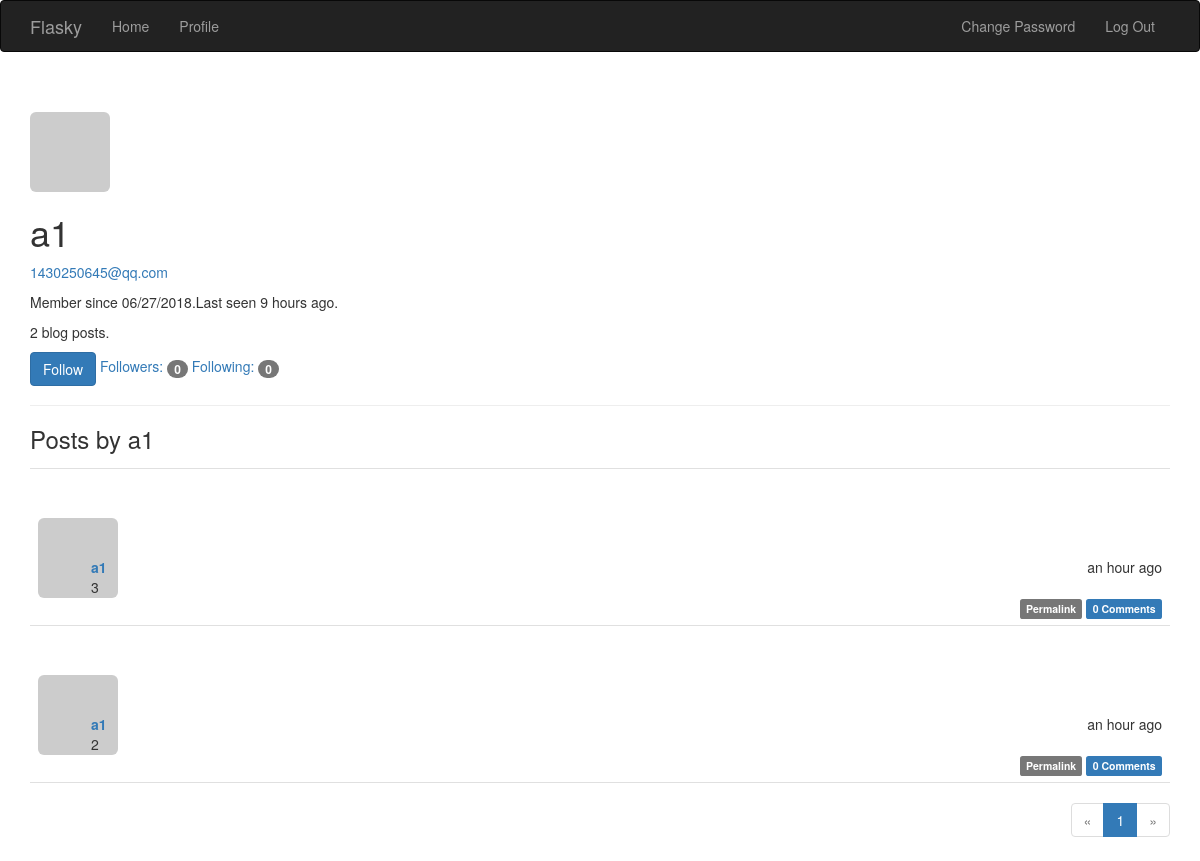
Screenshot of /user/a1 (signed in) with the database file from the repository.
### app/models.py (models this page shows, shortened)
class User(UserMixin, db.Model):
    __tablename__ = 'users'
    id = db.Column(db.Integer, primary_key=True)
    email = db.Column(db.String(64), unique=True, index=True)
    username = db.Column(db.String(64), unique=True, index=True)
    password_hash = db.Column(db.String(128))
    role_id = db.Column(db.Integer, db.ForeignKey('roles.id'))  # 一对多时，外键在多的一侧，多对一时，在一的一侧
    confirmed = db.Column(db.Boolean, default=False)
    location = db.Column(db.String(64))
    about_me = db.Column(db.Text())
    member_since = db.Column(db.DateTime(), default=datetime.utcnow)  # 注册日期
    last_seen = db.Column(db.DateTime(), default=datetime.utcnow)
    posts = db.relationship('Post', backref='author', lazy='dynamic')
    followed = db.relationship('Follow',
                               foreign_keys=[Follow.follower_id],
                               backref=db.backref('follower', lazy='joined'),
                               lazy='dynamic',
                               cascade='all, delete-orphan')
    followers = db.relationship('Follow',
                                foreign_keys=[Follow.followed_id],
                                backref=db.backref('followed', lazy='joined'),
                                lazy='dynamic',
                                cascade='all, delete-orphan')
    comments = db.relationship('Comment', backref='author', lazy='dynamic')
    def can(self, permissions):
        return self.role is not None and \
               (self.role.permissions & permissions) == permissions  # 与结果==permission则说明该角色可以执行此项操作
    def is_administrator(self):
        return self.can(Permission.ADMINISTER)
    def ping(self):
        self.last_seen = datetime.utcnow()
        db.session.add(self)
    def gravatar(self, size=100, default='identicon', rating='g'):
        if request.is_secure:
            url = 'https://secure.gravatar.com/avatar'
        else:
            url = 'http://www.gravatar.com/avatar'
        hash = hashlib.md5(self.email.encode('utf-8')).hexdigest()
        return '{url}/{hash}?s={size}&d={default}&r={rating}'.format(
            url=url, hash=hash, size=size, default=default, rating=rating)
    @property
    def password(self):
        raise AttributeError('password is not a readable attribute')
    def is_following(self, user):
        if user.id is None:
            return False
        return self.followed.filter_by(
            followed_id=user.id).first() is not None

class Post(db.Model):
    __tablename__ = 'posts'
    id = db.Column(db.Integer, primary_key=True)
    body = db.Column(db.Text)
    timestamp = db.Column(db.DateTime, index=True, default=datetime.utcnow)
    author_id = db.Column(db.Integer, db.ForeignKey('users.id'))
    body_html = db.Column(db.Text)
    comments = db.relationship('Comment', backref='post', lazy='dynamic')

### app/main/views.py (the view)
@main.route('/user/<username>')
def user(username):
    user = User.query.filter_by(username=username).first_or_404()
    page = request.args.get('page', 1, type=int)
    pagination = user.posts.order_by(Post.timestamp.desc()).paginate(
        page, per_page=2,
        error_out=False)
    posts = pagination.items
    return render_template('user.html', user=user, posts=posts,
                           pagination=pagination)

### app/auth/views.py (called while the page is built)
@auth.before_app_request
def before_request():
    if current_user.is_authenticated:
        current_user.ping()
        if current_user.is_authenticated \
                and not current_user.confirmed \
                and request.endpoint \
                and request.blueprint != 'auth'\
                and request.endpoint != 'static':  # ????????????
            return redirect(url_for('auth.unconfirmed'))

### app/main/__init__.py (called while the page is built)
@main.app_context_processor
def inject_permissions():
    return dict(Permission=Permission)

### app/models.py (called while the page is built)
@login_manager.user_loader
def load_user(user_id):
    return User.query.get(int(user_id))

### app/templates/user.html (shortened to what this page needs)
{% extends "base.html" %}
{% import "_macros.html" as macros %}
{% block page_content %}
<div class="page-header">
    <img class="img-rounded profile-thumbnail" src="{{ user.gravatar(size=256) }}">
    <div class="profile-header">
        <h1>{{ user.username }}</h1>
        {% if current_user.is_administrator %}
        <p><a href="mailto:{{ user.email }}">{{ user.email }}</a></p>
        {% endif %}
        <p>
             Member since {{ moment(user.member_since).format('L') }}.Last seen {{ moment(user.last_seen).fromNow() }}.
        </p>
        <p>{{ user.posts.count() }} blog posts.</p>
        <p>
            {% if current_user.can(Permission.FOLLOW) and user != current_user %}
                {% if not current_user.is_following(user) %}
                <a href="{{ url_for('.follow', username=user.username) }}" class="btn btn-primary">Follow</a>
                {% else %}
                <a href="{{ url_for('.unfollow', username=user.username) }}" class="btn btn-default">Unfollow</a>
                {% endif %}
            {% endif %}
            <a href="{{ url_for('.followers', username=user.username) }}">Followers: <span class="badge">{{ user.followers.count() }}</span></a>
            <a href="{{ url_for('.followed_by', username=user.username) }}">Following: <span class="badge">{{ user.followed.count() }}</span></a>
        </p>
    </div>
</div>
<h3>Posts by {{ user.username }}</h3>
{% include '_posts.html' %}
{% if pagination %}
    <div class="pagination">
        {{ macros.pagination_widget(pagination, '.user', username=user.username) }}
    </div>
{% endif %}
{% endblock %}

### app/templates/base.html (shortened to what this page needs)
{% extends "bootstrap/base.html" %}
{% block head %}
{{ super() }}
<link rel="stylesheet" type="text/css" href="{{url_for('static',filename='styles.css')}}">
{% endblock %}
{% block navbar %}
<div class="navbar navbar-inverse" role="navigation">
    <div class="container">
        <div class="navbar-header">
            <a class="navbar-brand" href="{{ url_for('main.index') }}">Flasky</a>
        </div>
        <div class="navbar-collapse collapse">
            <ul class="nav navbar-nav">
                <li><a href="{{ url_for('main.index') }}">Home</a></li>
                {% if current_user.is_authenticated %}
                <li><a href="{{ url_for('main.user', username=current_user.username) }}"> Profile</a> </li>
                {% endif %}
            </ul>
            <ul class="nav navbar-nav navbar-right">
                {% if current_user.is_authenticated %}
                <li><a href="{{ url_for('auth.change_password') }}">Change Password</a></li>
                <li><a href="{{ url_for('auth.logout') }}">Log Out</a></li>
                {% else %}
                <li><a href="{{ url_for('auth.login') }}">Log In</a></li>
                {% endif %}
            </ul>
        </div>
    </div>
</div>
{% endblock %}
{% block content %}
<div class="container">
    {% block page_content %}{% endblock %}
</div>
{% endblock %}

### app/templates/_macros.html
{% macro pagination_widget(pagination, endpoint) %}
    <ul class="pagination">
        <li{% if not pagination.has_prev %} class="disabled"{% endif %}>
            <a href="
                    {% if pagination.has_prev %}{{ url_for(endpoint, page=pagination.prev_num, **kwargs) }}{% else %}#{% endif %}">
                &laquo;
            </a>
        </li>
        {% for p in pagination.iter_pages() %}
            {% if p %}
                {% if p == pagination.page %}
                    <li class="active">
                        <a href="{{ url_for(endpoint, page = p, **kwargs) }}">{{ p }}</a>
                    </li>
                {% else %}
                    <li>
                        <a href="{{ url_for(endpoint, page = p, **kwargs) }}">{{ p }}</a>
                    </li>
                {% endif %}
            {% else %}
                <li class="disabled"><a href="#">&hellip;</a></li>
            {% endif %}
        {% endfor %}
        <li{% if not pagination.has_next %} class="disabled"{% endif %}>
            <a href="
                    {% if pagination.has_next %}{{ url_for(endpoint, page=pagination.next_num, **kwargs) }}{% else %}#{% endif %}">
                &raquo;
            </a>
        </li>
    </ul>
{% endmacro %}

### app/templates/_posts.html (shortened to what this page needs)
<ul class="posts">
    {% for post in posts %}
        <li class="post">
            <div class="post-thumbnail">
                <a href="{{ url_for('.user', username=post.author.username) }}">
                    <img class="img-rounded profile-thumbnail" src="{{ post.author.gravatar(size=40) }}">
                </a>
            </div>
            <div class="post-content">
                <div class="post-date">{{ moment(post.timestamp).fromNow() }}</div>
                <div class="post-author"><a
                        href="{{ url_for('.user', username=post.author.username) }}">{{ post.author.username }}</a>
                </div>
                <div class="post-body">
                    {% if post.body_html %}
                        {{ post.body_html | safe }}
                    {% else %}
                        {{ post.body }}
                    {% endif %}
                </div>
                <div class="post-footer">
                    <a href="{{ url_for('.post', id=post.id) }}">
                        <span class="label label-default">Permalink</span>
                    </a>
                    <a href="{{ url_for('.post', id=post.id) }}#comments">
                        <span class="label label-primary">{{ post.comments.count() }} Comments</span>
                    </a>
                </div>
            </div>
        </li>
    {% endfor %}
</ul>

### app/static/styles.css (style rules this page uses)
ul.posts { list-style-type: none; padding: 0px; margin:16px 0px 0px 0px; border-top:1px solid #e0e0e0; }
ul.posts li.post { padding: 8px; border-bottom: 1px solid #e0e0e0; }
div.post-date { float:right; }
div.post-author { position: relative; left: 5px; font-weight: bold; }
div.post-thumbnail { position: relative; top: 41px; }
div.post-body { position: relative; left: 5px; }
div.post-footer { text-align: right; }
div.post-content { margin-left:48px; min-align:right; }
div.pagination { width:100%; text-align: right; padding: 0px; margin: 0px; }

### rows the page displays
User: username "a1", email "1430250645@qq.com", member_since "06/27/2018", last_seen "9 hours ago"
Post: timestamp "an hour ago", author.username "a1", body "3", comments.count "0"
Post: timestamp "an hour ago", author.username "a1", body "2", comments.count "0"

### other values shown
{{ user.posts.count() }} "2"
{{ user.followers.count() }} "0"
{{ user.followed.count() }} "0"
{{ p }} "1"
